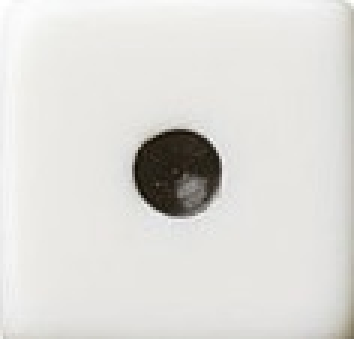
#> input picture images/dice-real/1.jpg, 118 x 113 px (shown 3 times larger); its folder holds 4 pictures in this run
$ python dice-image.py
#> lines starting #> are read from the running program, lines starting #| are printed output that depends on the picture
from PIL import Image, ImageOps
import requests
from io import BytesIO
dice_size = 10

dice_images = {
    num: Image.open(f"images/dice-real/{str(num)}.jpg").resize((10,10)) for num in [1,2,3,4,5,6]
}
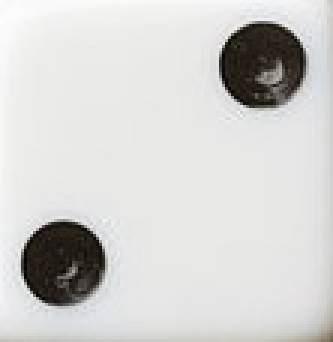
#> input picture images/dice-real/2.jpg, 111 x 114 px (shown 3 times larger)
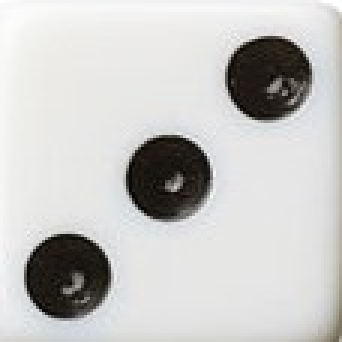
#> input picture images/dice-real/3.jpg, 114 x 114 px (shown 3 times larger)
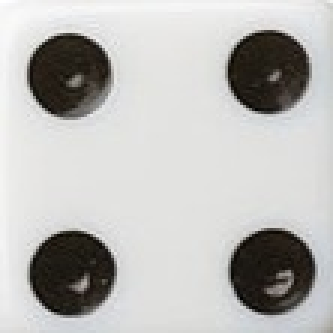
#> input picture images/dice-real/4.jpg, 111 x 111 px (shown 3 times larger)
#> (the run stopped early here; a loop or call above may not have finished)
